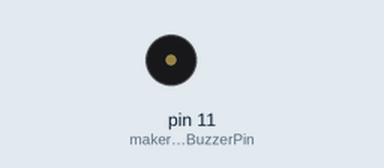
Bench run of a program on a simulated Raspberry Pi (header pin numbers). Parts: buzzer (waves = sounding, pin HIGH).

Above: at 0.2 s.
Timing chart, 0 to 3.0 s (numbered marks = the images above):
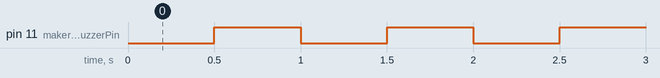

Measured:
- by itself, pin 11 (makerobo_BuzzerPin): alternates HIGH for 0.50 s and LOW for 0.50 s

The program:

09_active_buzzer.py
```python
# !/usr/bin/env python3
# -*- coding: utf-8 -*-
# file name: active_buzzer.py
# version: 1.0
# author: Neal Shen
# ------------------------------------------------------------------
import RPi.GPIO as GPIO
import time
makerobo_BuzzerPin = 11    # active buzzer pin


# gpio inilization
def makerobo_setup():
    GPIO.setmode(GPIO.BOARD)
    GPIO.setwarnings(False)
    GPIO.setup(makerobo_BuzzerPin, GPIO.OUT)
    GPIO.output(makerobo_BuzzerPin, GPIO.HIGH) # set buzzer high level, disable buzzer

# enable buzzer
def makerobo_buzzer_on():
    GPIO.output(makerobo_BuzzerPin, GPIO.LOW) # set buzzer low level, enable buzzer


# disable buzzer
def makerobo_buzzer_off():
    GPIO.output(makerobo_BuzzerPin, GPIO.HIGH) # set buzzer high level, disable buzzer


# control buzzer
def makerobo_beep(x):
    makerobo_buzzer_on()    # enable buzzer control
    time.sleep(x)
    makerobo_buzzer_off()   # disable buzzer control
    time.sleep(x)


# loop function
def makerobo_loop():
    while True:
        makerobo_beep(0.5)  # delay time 500ms


# release source
def makerobo_destroy():
    GPIO.output(makerobo_BuzzerPin, GPIO.HIGH)
    GPIO.cleanup()


if __name__ == '__main__':
    makerobo_setup()
    try:
        makerobo_loop()
    except KeyboardInterrupt:
        makerobo_destroy()
```
